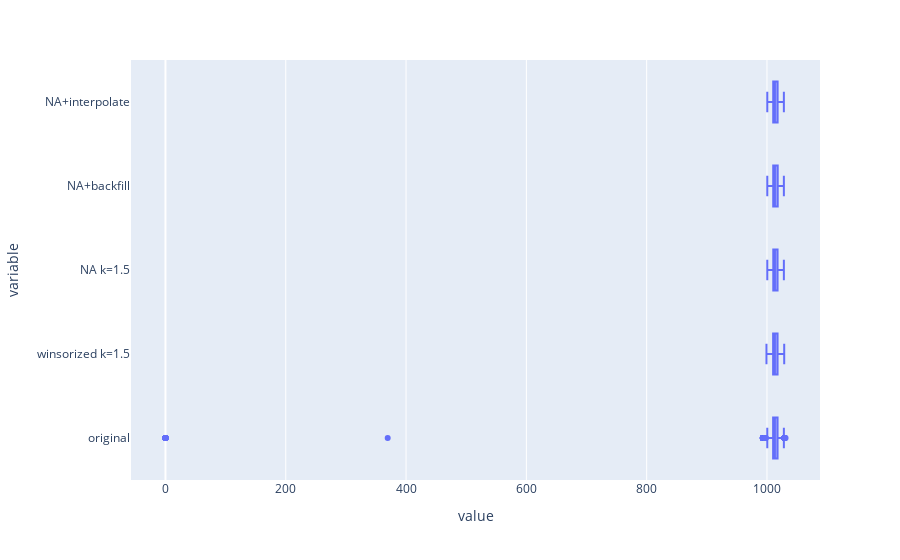

Source (notebook cell):
### Code cell
Q1, Q3 = data.Pression.describe()[['25%', '75%']]
IQR= Q3-Q1
k=1.5

pression = pd.DataFrame({
    'original': data.Pression,
    'time': data.time,
    f'winsorized k={k}': data.Pression.clip(lower=Q1-k*IQR, upper=Q3+k*IQR),
    f'NA k={k}': data.Pression.mask(data.Pression < (Q1-k*IQR)).mask(data.Pression >Q3+k*IQR),
    })

pression['NA+backfill'] = pression[f'NA k={k}'].fillna(method='bfill')
pression['NA+interpolate'] = pression[f'NA k={k}'].interpolate(method='linear')

px.box(pression, x=pression.columns.drop('time'))

### Figure 1 — Plotly figure (JSON) as saved in the notebook; plotly's stock layout.template omitted (floating-point values rounded to 4 significant figures; data arrays with more than 128 entries replaced by an {"elided": "..."} marker saying what was removed)
{"data": [{"alignmentgroup": "True", "hovertemplate": "value=%{x}<br>variable=%{y}<extra></extra>", "legendgroup": "", "marker": {"color": "#636efa"}, "name": "", "notched": false, "offsetgroup": "", "orientation": "h", "showlegend": false, "type": "box", "x": {"elided": "15180 float values"}, "x0": " ", "xaxis": "x", "y": {"elided": "15180 str values"}, "y0": " ", "yaxis": "y"}], "layout": {"boxmode": "group", "legend": {"tracegroupgap": 0}, "margin": {"t": 60}, "xaxis": {"anchor": "y", "domain": [0, 1], "title": {"text": "value"}}, "yaxis": {"anchor": "x", "domain": [0, 1], "title": {"text": "variable"}}}}
